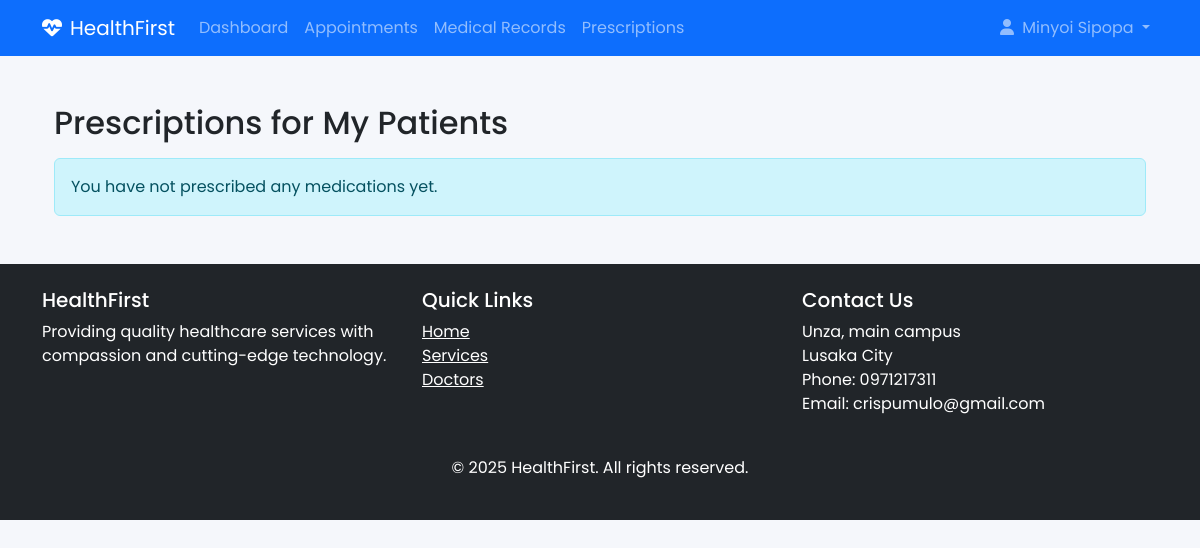
Before: /appointments/prescriptions/ (signed in) with the older database file.
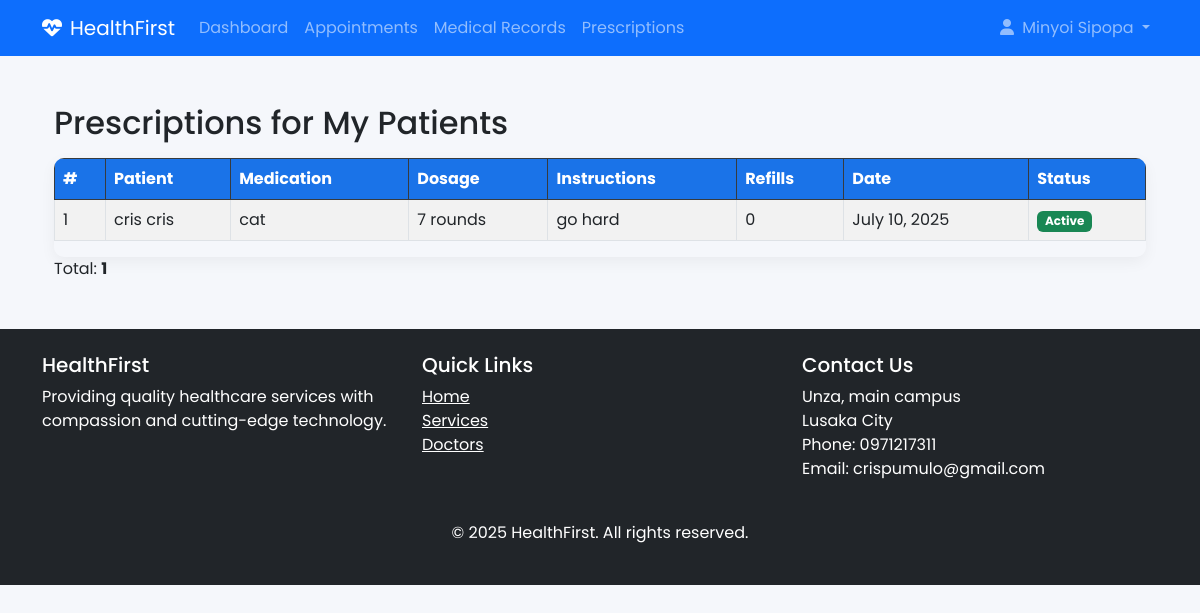
After: the same page with the newer database file.
### appointments/models.py (models this page shows, shortened)
class Prescription(models.Model):
    appointment = models.ForeignKey(Appointment, on_delete=models.CASCADE, related_name='prescriptions')
    medication = models.CharField(max_length=100)
    dosage = models.CharField(max_length=50)
    instructions = models.TextField()
    prescribed_date = models.DateField(default=timezone.now)
    refills = models.PositiveIntegerField(default=0)
    is_active = models.BooleanField(default=True)

class Appointment(models.Model):
    STATUS_CHOICES = (
        ('pending', 'Pending'),
        ('confirmed', 'Confirmed'),
        ('completed', 'Completed'),
        ('cancelled', 'Cancelled'),
    )
    APPOINTMENT_TYPE_CHOICES = (
        ('in_person', 'In-Person'),
        ('telemedicine', 'Telemedicine'),
    )
    patient = models.ForeignKey(Patient, on_delete=models.CASCADE, related_name='appointments')
    doctor = models.ForeignKey(Doctor, on_delete=models.CASCADE, related_name='appointments')
    date = models.DateField()
    start_time = models.TimeField()
    end_time = models.TimeField()
    reason = models.TextField(blank=True, null=True)
    status = models.CharField(max_length=20, choices=STATUS_CHOICES, default='pending')
    appointment_type = models.CharField(max_length=20, choices=APPOINTMENT_TYPE_CHOICES, default='in_person')
    notes = models.TextField(blank=True, null=True)
    created_at = models.DateTimeField(auto_now_add=True)
    updated_at = models.DateTimeField(auto_now=True)
    class Meta:
        ordering = ['date', 'start_time']
        unique_together = ('doctor', 'date', 'start_time')

### patients/models.py (models this page shows, shortened)
class Patient(models.Model):
    GENDER_CHOICES = (
        ('M', 'Male'),
        ('F', 'Female'),
        ('O', 'Other'),
    )
    BLOOD_GROUP_CHOICES = (
        ('A+', 'A+'),
        ('A-', 'A-'),
        ('B+', 'B+'),
        ('B-', 'B-'),
        ('AB+', 'AB+'),
        ('AB-', 'AB-'),
        ('O+', 'O+'),
        ('O-', 'O-'),
    )
    user = models.OneToOneField(User, on_delete=models.CASCADE, related_name='patient_profile')
    date_of_birth = models.DateField(null=True, blank=True)
    gender = models.CharField(max_length=1, choices=GENDER_CHOICES, null=True, blank=True)
    blood_group = models.CharField(max_length=5, choices=BLOOD_GROUP_CHOICES, blank=True, null=True)
    height = models.CharField(max_length=10, blank=True, null=True)
    weight = models.DecimalField(max_digits=5, decimal_places=2, blank=True, null=True)
    allergies = models.TextField(blank=True, null=True)
    medical_history = models.TextField(blank=True, null=True)
    emergency_contact = models.CharField(max_length=100, blank=True, null=True)
    emergency_phone = models.CharField(max_length=20, blank=True, null=True)
    insurance_provider = models.CharField(max_length=100, blank=True, null=True)
    insurance_number = models.CharField(max_length=50, blank=True, null=True)
    created_at = models.DateTimeField(default=timezone.now)

### accounts/models.py (models this page shows, shortened)
class User(AbstractUser):
    USER_TYPE_CHOICES = (
        ('admin', 'Administrator'),
        ('doctor', 'Doctor'),
        ('staff', 'Staff'),
        ('patient', 'Patient'),
    )
    user_type = models.CharField(max_length=10, choices=USER_TYPE_CHOICES, default='staff')
    profile_picture = models.ImageField(upload_to='profile_pics/', blank=True, null=True)
    phone = models.CharField(max_length=20, blank=True, null=True)
    address = models.TextField(blank=True, null=True)

### appointments/views.py (the view)
# urls.py: path('prescriptions/', views.doctor_prescriptions, name='doctor_prescriptions'),
def doctor_prescriptions(request):
    if not hasattr(request.user, 'doctor_profile'):
        return render(request, '403.html', status=403)
    doctor = request.user.doctor_profile
    prescriptions = Prescription.objects.select_related(
        'appointment__patient__user'
    ).filter(
        appointment__doctor=doctor
    ).order_by('-prescribed_date')
    context = {
        'prescriptions': prescriptions
    }
    return render(request, 'appointments/prescriptions.html', context)

### doctors/context_processors.py (called while the page is built)
def user_type(request):
    return {
        'is_patient': hasattr(request.user, 'patient_profile'),
        'is_doctor': hasattr(request.user, 'doctor_profile'),
    }

### appointments/templates/appointments/prescriptions.html (shortened to what this page needs)
{% extends "accounts/base.html" %}
{% block content %}
<div class="container mt-4">
    <h2>Prescriptions for My Patients</h2>
    {% if prescriptions %}
        <div class="table-responsive mt-3">
            <table class="table table-striped table-bordered">
                <thead class="table-dark">
                    <tr>
                        <th>#</th>
                        <th>Patient</th>
                        <th>Medication</th>
                        <th>Dosage</th>
                        <th>Instructions</th>
                        <th>Refills</th>
                        <th>Date</th>
                        <th>Status</th>
                    </tr>
                </thead>
                <tbody>
                    {% for prescription in prescriptions %}
                        <tr>
                            <td>{{ forloop.counter }}</td>
                            <td>{{ prescription.appointment.patient.user.get_full_name }}</td>
                            <td>{{ prescription.medication }}</td>
                            <td>{{ prescription.dosage }}</td>
                            <td>{{ prescription.instructions }}</td>
                            <td>{{ prescription.refills }}</td>
                            <td>{{ prescription.prescribed_date }}</td>
                            <td>
                                {% if prescription.is_active %}
                                    <span class="badge bg-success">Active</span>
                                {% else %}
                                    <span class="badge bg-secondary">Inactive</span>
                                {% endif %}
                            </td>
                        </tr>
                    {% endfor %}
                </tbody>
            </table>
        </div>
        <p>Total: <strong>{{ prescriptions|length }}</strong></p>
    {% else %}
        <div class="alert alert-info mt-3">
            You have not prescribed any medications yet.
        </div>
    {% endif %}
</div>
{% endblock %}

Changed rows visible on the page:
added Prescription: appointment.patient.user.get_full_name "cris cris", medication "cat", dosage "7 rounds", instructions "go hard", refills "0", prescribed_date "July 10, 2025", is_active "Active"
Other visible differences:
{{ prescriptions|length }}: (not shown) → "1"
text no longer shown: "You have not prescribed any medications yet."
text now shown: "# Patient Medication Dosage Instructions Refills Date Status Total:"
